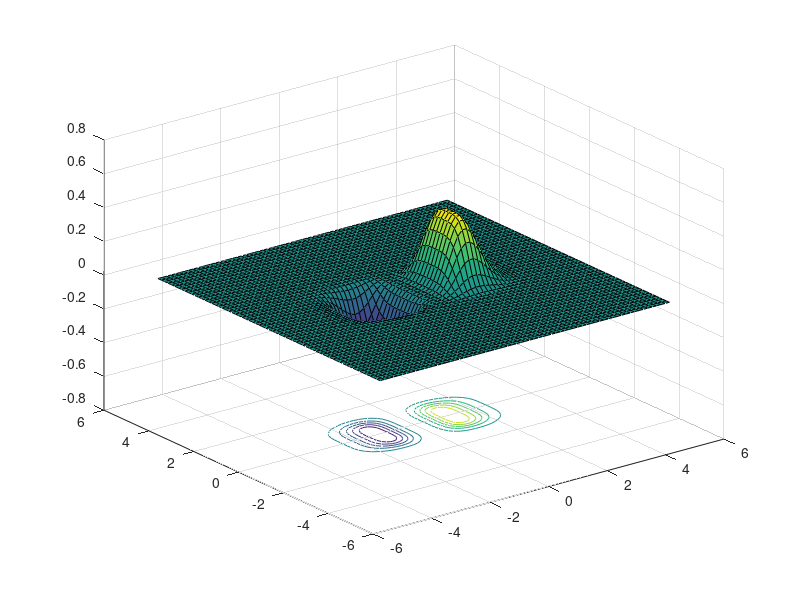
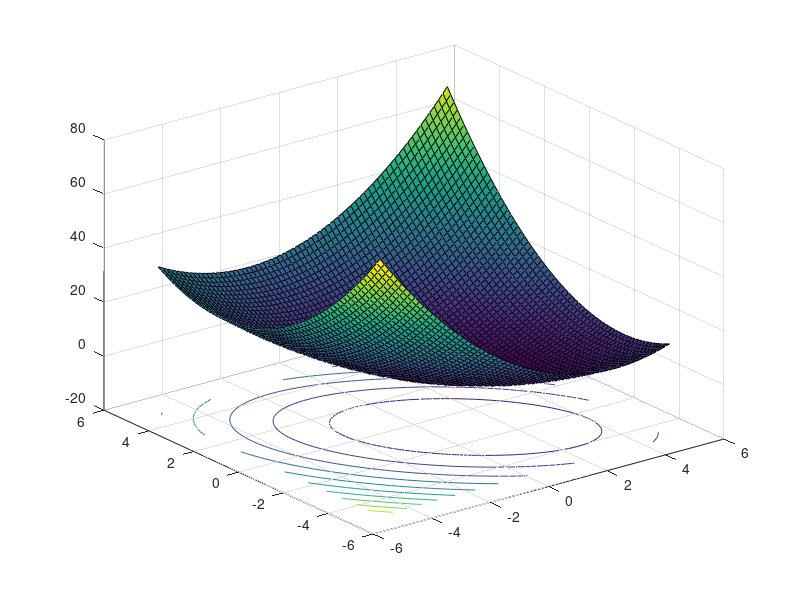

Reproduce these figures in MATLAB, in order.
clc

x=[-5:0.15:5];  % x = linspace(-10, 10, size);
y=[-5:0.15:5];  % y = linspace(-10, 10, size);

[X,Y] =meshgrid(x,y);

Z= X.^3 .* exp(-X.^2-Y.^4);
figure(1);
surfc(X,Y,Z);

% figure(2);
% f=@(x,y) x^3 * exp(-x^2-y^4);
% fsurf(f);

Z= X.^2 + X.*Y +Y.^2 -X +Y;
figure(2);
surfc(X,Y,Z);

